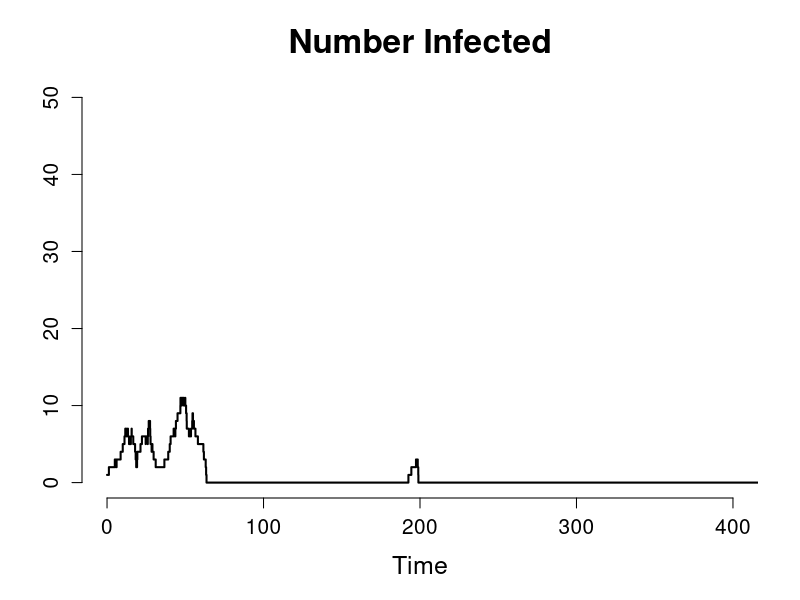
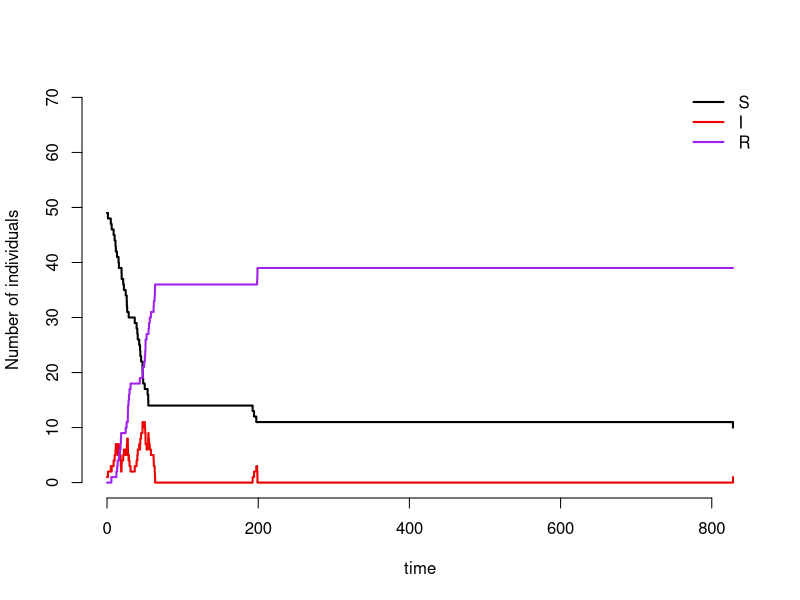

Reproduce these figures in R, in order.
## Stochastic SIR simulation with spillover introductions
## Clinic on Dynamical Approaches to Infectious Disease Data
## International Clinics on Infectious Disease Dynamics and Data Program
## University of Florida, Gainesville, FL, USA
##
## Rebecca Borchering, 2015, updated 2018
## Some Rights Reserved
## CC BY-NC 3.0 (http://creativecommons.org/licenses/by-nc/3.0/)

rm(list=ls())

N=50   # population size

# choose parameter values
parms=c(lambda=.02,      # spillover rate
        beta=.2,      	 # contact rate
        gamma=.1)        # recovery rate


# initiate counters
count.infections= 0
count.spillovers= 0

## Compartments:
## (S,I,R) = (susceptible, infectious,removed)

## Transitions:
## Event                           Change        										Rate
## Spillover (S)									 (S,I,R)->(S-1,I+1,R)							lambda*S/N
## Infection (S)                   (S,I,R)->(S-1,I+1,R)             beta*I*S/N
## Recovery/Removal (I)            (S,I,R)->(S,I-1,R+1)             gamma*I


event <- function(time,S,I,R,params){
  with(as.list(params),{
    
    # update rates
    rates <- c(spillover = ifelse(S>0,lambda*S/N,0), # no spillover infections if S depleted
               infect = beta*I*S/N,
               recover = gamma*I)
    
    totRate <- sum(rates)
    
    if(totRate==0){eventTime <- final.time}else{
      
      # calculate time until next event
      eventTime <- time+rexp(1,totRate)
      
      # choose type of event
      eventType <- sample(c("Spillover","Infect","Recover"),1,replace=F,prob=rates/totRate)
      
      # update compartments based on the event type
      switch(eventType,
             "Spillover" = {
               S <- S-1
               I <- I+1
               count.spillovers = count.spillovers+1
             },
             "Infect" = {
               S <- S-1
               I <- I+1
               count.infections = count.infections+1
             },
             "Recover" = {
               I <- I-1
               R <- R+1
             }
      )}
    
    return(data.frame(time=eventTime,S=S,I=I,R=R,
                      count.spillovers=count.spillovers,count.infections = count.infections))
  })
}

simulateSIR <- function(t,y,params){
  with(as.list(y),{
    ts <- data.frame(time=0,S=round(S),I=round(I),R=round(R),
                     count.spillovers=0,count.infections=0)
    nextEvent <- ts
    while(nextEvent$time<final.time){
      nextEvent <- event(nextEvent$time,nextEvent$S,nextEvent$I,nextEvent$R,params)
      ts <- rbind(ts,nextEvent)
    }
    return(ts)
  })
}

final.time=400
parms=parms

# run the simulation
tsTest <- simulateSIR(final.time,c(S=N-1,I=1,R=0),parms)

# plot the infectious individuals over time
plot(tsTest$time,tsTest$I,type='s',main="Number Infected", ylim=c(0,N),xlim=c(0,final.time),bty="n",
     xlab="Time",  ylab="", cex.main=2, cex.lab=1.5, cex.axis=1.25, lwd =2)

# plot all compartments over time
plot(tsTest$time,tsTest$S,type='s',ylim=c(0,N+20),bty="n",ylab="Number of individuals",xlab="time",lwd=2)
lines(tsTest$time,tsTest$I,type='s',col='red2',lwd=2)
lines(tsTest$time,tsTest$R,type='s',col='purple',lwd=2)
legend(x="topright",c("S","I","R"),
       lty=1,col=c("black","red2","purple"),bty="n",lwd=2)

# print the total number of infections
sum(tsTest$count.infections)

# print the number of spillover events
sum(tsTest$count.spillovers)
